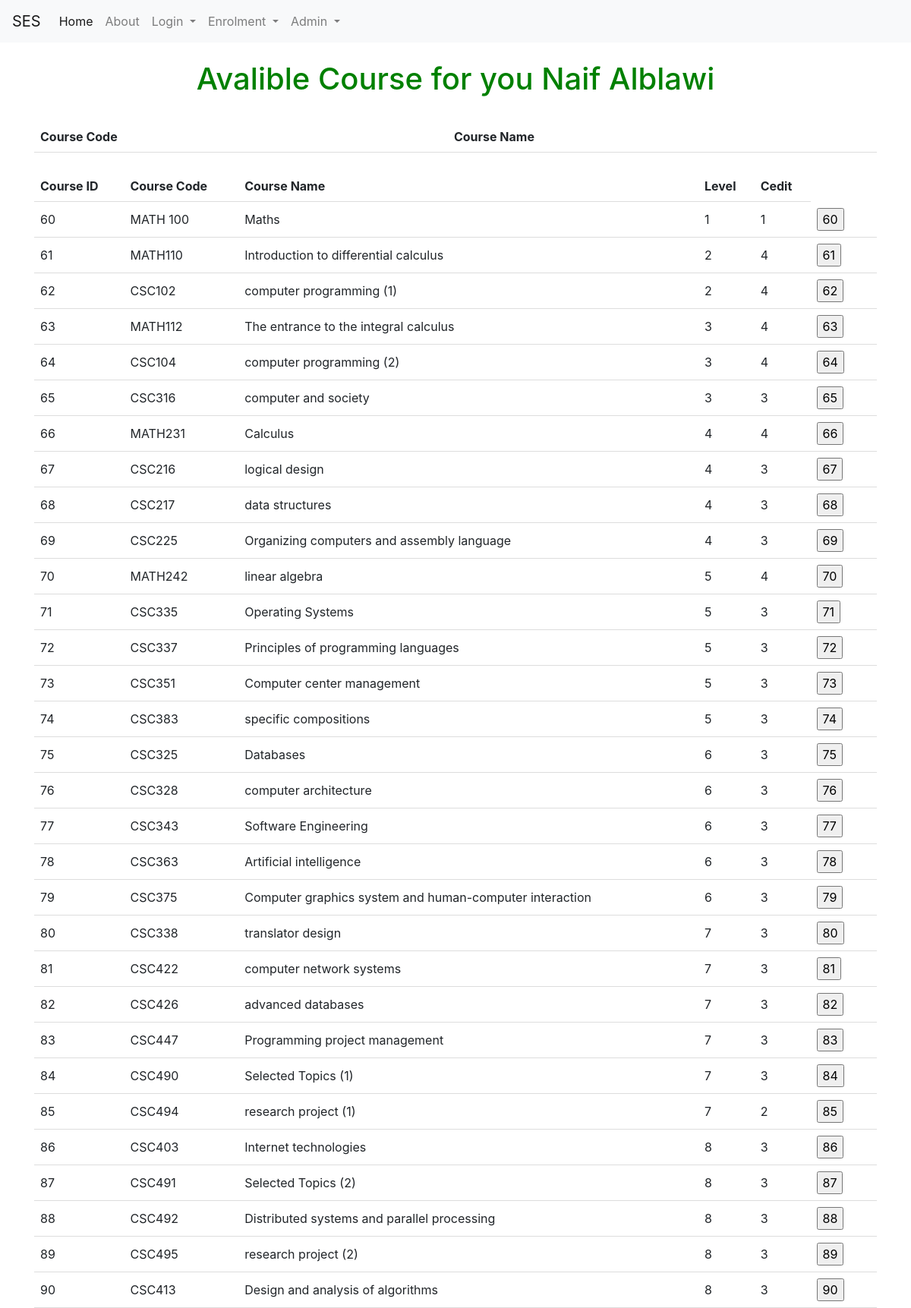
/student_course_enrolment (signed in), run on the app's committed database.
### models.py (models this page shows)
class User(UserMixin, db.Model):
    id = db.Column(db.Integer, primary_key=True)
    email = db.Column(db.String(100), unique=True)
    password = db.Column(db.String(100))
    name = db.Column(db.String(1000))
    dep_id =  db.Column(db.Integer)
    rol_id =  db.Column(db.Integer)

### tables this page shows
CREATE TABLE course (course_id [int] IDENTITY (1, 1) NOT NULL PRIMARY KEY UNIQUE, course_name [nchar] (10), course_descr [nchar] (10), course_code [nchar] (10), dep_id [int], plan_id [int], level_id [int], credit INTEGER);

### available_courses.py (the view)
@available_courses.route('/student_course_enrolment', methods=['GET', 'POST'])
def student_course_enrolment():
    with app.app_context():
        con = sqlite3.connect("instance/db.sqlite")
        cur = con.cursor()
        cur.execute("SELECT course_id,course_code,course_name,level_id,credit FROM course where dep_id = (select dep_id from user where id = '%s' ) " % 2)
        data = cur.fetchall()
        con.commit()
        con.close()
    return render_template('student_course_enrolment.html', data=data, idd = current_user.id,name= current_user.name)

### __init__.py (called while the page is built)
def create_app():
    app = Flask(__name__)
    app.config['SECRET_KEY'] = 'secret-key-goes-here'
    app.config['SQLALCHEMY_DATABASE_URI'] = 'sqlite:///db.sqlite'
    app.config['SQLALCHEMY_TRACK_MODIFICATIONS'] = False
    db.init_app(app)
    login_manager = LoginManager()
    login_manager.login_view = 'auth.login'
    login_manager.init_app(app)
    from models import User
    @login_manager.user_loader
    def load_user(user_id):
        return User.query.get(int(user_id))
    from auth import auth as auth_blueprint
    app.register_blueprint(auth_blueprint)
    from main import main as main_blueprint
    app.register_blueprint(main_blueprint)
    from available_courses import available_courses as main_blueprint
    app.register_blueprint(main_blueprint)
    from insert_course import insert_course as main_blueprint
    app.register_blueprint(main_blueprint)
    return app

### templates/student_course_enrolment.html (shortened to what this page needs)
{% extends "base.html" %}
{% block content %}
<h1>Avalible Course for you {{name}} </h1>
<form method="GET" action="/student_course_enrolment">
    <table id="table_to_highlight" style="width:100%">
        <thead>
          <tr>
            <th>Course Code</th>
            <th>Course Name</th>
          </tr>
          </thead>
      </table>
</form>
<form method="POST" action="/incourse">
<table id="table_to_highlight" style="width:100%">
    <thead>
      <tr>
        <th>Course ID</th>
        <th>Course Code</th>
        <th>Course Name</th>
        <th>Level</th>
        <th>Cedit</th>
      </tr>
      </thead>
      <tbody>
       {% for row in data %}
              <tr>
                <td><input type="hidden" name="title" value="{{ row[0] }}"> {{ row[0] }} </td>
                  <td>{{row[1]}}</td>
                  <td>{{row[2]}}</td>
                  <td>{{row[3]}}</td>
                  <td>{{row[4]}}</td>
                  <td><input class="form__submit form__input" type="submit" value="{{ row[0] }}" name="course_id"/></td>
                  <td><input type="hidden" name="idd" value="{{idd}}"> </td>
              </tr>
          {% endfor %}
      </tbody>
  </table>
    </form>
    {% endblock %}

### templates/base.html (shortened to what this page needs)
<!DOCTYPE html>
<html>
<head>
    <link rel="stylesheet" href="https://cdn.jsdelivr.net/npm/bootstrap@4.3.1/dist/css/bootstrap.min.css">
</head>
<body>
<section class="hero is-fullheight" style="background-color:#ffffff;">
    <div>  <nav class="navbar navbar-expand-lg navbar-light bg-light">
        <a class="navbar-brand" href="{{ url_for('main.index') }}">SES</a>
        <div class="collapse navbar-collapse" id="navbarSupportedContent">
          <ul class="navbar-nav mr-auto">
            <li class="nav-item active">
              <a class="nav-link" href="{{ url_for('main.index') }}">Home <span class="sr-only">(current)</span></a>
            </li>
            <li class="nav-item">
              <a class="nav-link" href="#">About</a>
            </li>
            <li class="nav-item dropdown">
              <a class="nav-link dropdown-toggle" href="#" id="navbarDropdown" role="button" data-toggle="dropdown" aria-haspopup="true" aria-expanded="false">
                Login
              </a>
            </li>
            {% if current_user.is_authenticated %}
            <li class="nav-item dropdown">
                <a class="nav-link dropdown-toggle" href="#" id="navbarDropdown" role="button" data-toggle="dropdown" aria-haspopup="true" aria-expanded="false">
                    Enrolment
                </a>
              </li>
              {% endif %}
              {% if current_user.is_authenticated and current_user.rol_id == 1 %}
            <li class="nav-item dropdown">
                <a class="nav-link dropdown-toggle" href="#" id="navbarDropdown" role="button" data-toggle="dropdown" aria-haspopup="true" aria-expanded="false">
                    Admin
                </a>
              </li>
              {% endif %}
        </div>
    </div>
    <div class="hero-body">
        <div class="container has-text-centered">
            {% block content %}{% endblock %}
        </div>
</section>
</body>
</html>

### templates/student_course_enrolment.html (style rules this page uses)
body { text-align: center; }
h1 { color: green; }
table { border-collapse: collapse; width: 100%; }
th, td { padding: 8px; text-align: left; border-bottom: 1px solid #ddd; }

### data on the page
User: name "Naif Alblawi"
course: course_id "60", course_code "MATH 100", course_name "Maths", level "1", credit "1"
course: course_id "61", course_code "MATH110", course_name "Introduction to differential calculus", level "2", credit "4"
course: course_id "62", course_code "CSC102", course_name "computer programming (1)", level "2", credit "4"
course: course_id "63", course_code "MATH112", course_name "The entrance to the integral calculus", level "3", credit "4"
course: course_id "64", course_code "CSC104", course_name "computer programming (2)", level "3", credit "4"
course: course_id "65", course_code "CSC316", course_name "computer and society", level "3", credit "3"
course: course_id "66", course_code "MATH231", course_name "Calculus", level "4", credit "4"
course: course_id "67", course_code "CSC216", course_name "logical design", level "4", credit "3"
course: course_id "68", course_code "CSC217", course_name "data structures", level "4", credit "3"
course: course_id "69", course_code "CSC225", course_name "Organizing computers and assembly language", level "4", credit "3"
course: course_id "70", course_code "MATH242", course_name "linear algebra", level "5", credit "4"
course: course_id "71", course_code "CSC335", course_name "Operating Systems", level "5", credit "3"
course: course_id "72", course_code "CSC337", course_name "Principles of programming languages", level "5", credit "3"
course: course_id "73", course_code "CSC351", course_name "Computer center management", level "5", credit "3"
course: course_id "74", course_code "CSC383", course_name "specific compositions", level "5", credit "3"
course: course_id "75", course_code "CSC325", course_name "Databases", level "6", credit "3"
course: course_id "76", course_code "CSC328", course_name "computer architecture", level "6", credit "3"
course: course_id "77", course_code "CSC343", course_name "Software Engineering", level "6", credit "3"
course: course_id "78", course_code "CSC363", course_name "Artificial intelligence", level "6", credit "3"
course: course_id "79", course_code "CSC375", course_name "Computer graphics system and human-computer interaction", level "6", credit "3"
course: course_id "80", course_code "CSC338", course_name "translator design", level "7", credit "3"
course: course_id "81", course_code "CSC422", course_name "computer network systems", level "7", credit "3"
course: course_id "82", course_code "CSC426", course_name "advanced databases", level "7", credit "3"
course: course_id "83", course_code "CSC447", course_name "Programming project management", level "7", credit "3"
course: course_id "84", course_code "CSC490", course_name "Selected Topics (1)", level "7", credit "3"
course: course_id "85", course_code "CSC494", course_name "research project (1)", level "7", credit "2"
course: course_id "86", course_code "CSC403", course_name "Internet technologies", level "8", credit "3"
course: course_id "87", course_code "CSC491", course_name "Selected Topics (2)", level "8", credit "3"
course: course_id "88", course_code "CSC492", course_name "Distributed systems and parallel processing", level "8", credit "3"
course: course_id "89", course_code "CSC495", course_name "research project (2)", level "8", credit "3"
course: course_id "90", course_code "CSC413", course_name "Design and analysis of algorithms", level "8", credit "3"
